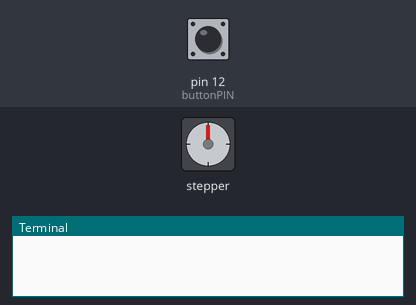
The program below on a simulated Raspberry Pi (header pin numbers). Parts: stepper motor, the last lines printed to the terminal. The inputs (shaded band) are chosen by the test bench; at power-on: pin 12 (buttonPIN) HIGH. Random numbers come from a fixed seed; the stepper is drawn at 2048 steps a turn.

Above: at 1.2 s.
1.3 s: pin 12 (buttonPIN) pulled LOW for 0.15 s
At 3.5 s:
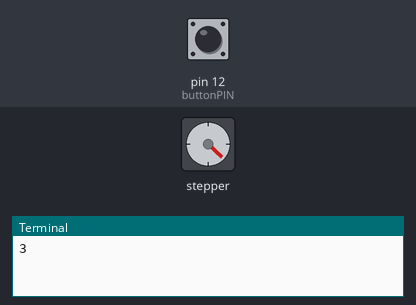
4.3 s: pin 12 (buttonPIN) pulled LOW for 1 s
At 6.1 s:
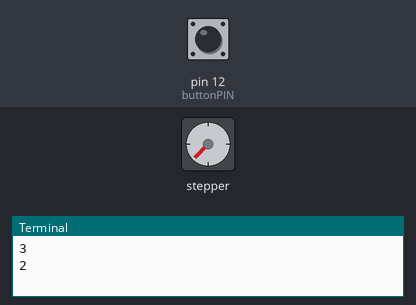
6.8 s: pin 12 (buttonPIN) pulled LOW for 0.15 s
At 9.59 s:
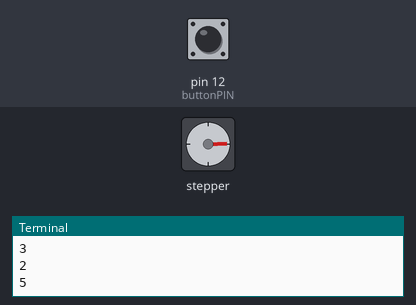
9.8 s: pin 12 (buttonPIN) pulled LOW for 3.2 s
At 16.1 s:
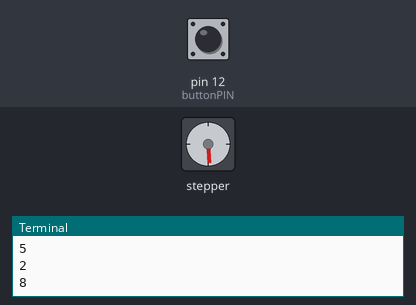
Timing chart, 0 to 17.0 s (numbered marks = the images above; inputs shaded):
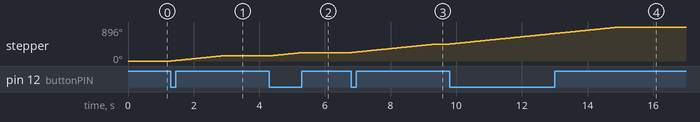

The program:

jaxStep.py
```python
import RPi.GPIO as GPIO
import time
import random

GPIO.setmode(GPIO.BOARD)
control_pins = [7,11,13,15]
buttonPIN = 12
GPIO.setup(buttonPIN, GPIO.IN)

def rotateStepper(degrees):
    for pin in control_pins:
        GPIO.setup(pin, GPIO.OUT)
        GPIO.output(pin, 0)
        halfstep_seq = [
        [1,0,0,0],
        [1,1,0,0],
        [0,1,0,0],
        [0,1,1,0],
        [0,0,1,0],
        [0,0,1,1],
        [0,0,0,1],
        [1,0,0,1]
        ]
    bin = int(degrees*1.42222)
    for i in range(bin):
        for halfstep in range(8):
            for pin in range(4):
                GPIO.output(control_pins[pin], halfstep_seq[halfstep][pin])
            time.sleep(0.001)

while True:
    try:
        #usrInput = input("Degrees to Rotate: ")
        #rotateStepper(float(usrInput))
        button = GPIO.input(buttonPIN)
        if button == 0:
            randDegree = random.randint(1,9)
            print(randDegree)
            rotateStepper(randDegree * 45)
    except KeyboardInterrupt:
            GPIO.cleanup()
```

Measured:
- after the input at 1.3 s, stepper: turns 134° clockwise in 1.5 s, starting at once
- after the input at 4.3 s, stepper: turns 90° clockwise in 1.0 s, starting at once
- after the input at 6.8 s, stepper: turns 224° clockwise in 2.6 s, starting at once
- after the input at 9.8 s, stepper: turns 448° clockwise in 5.2 s, starting at once
